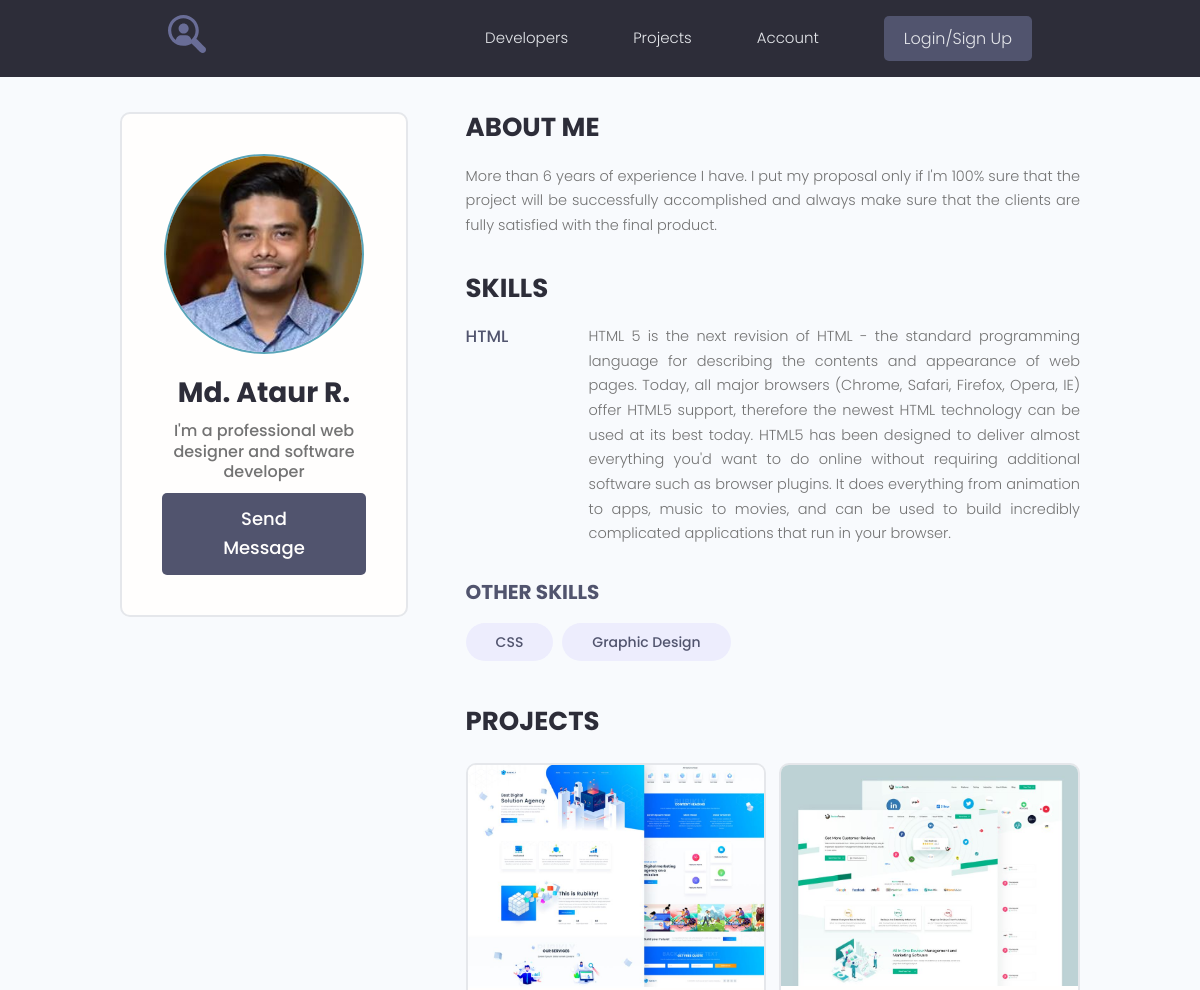
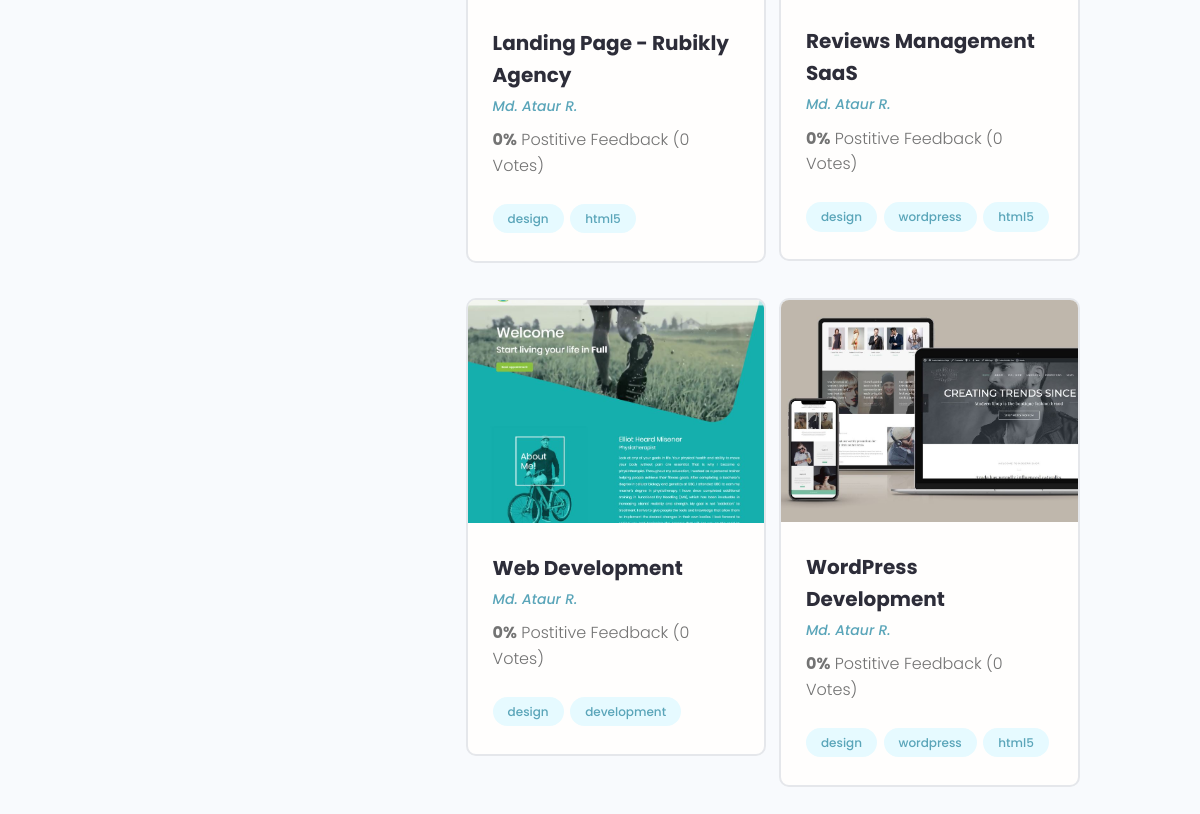
Page /profile/1/ on the earlier database version (2 pictures, top to bottom).
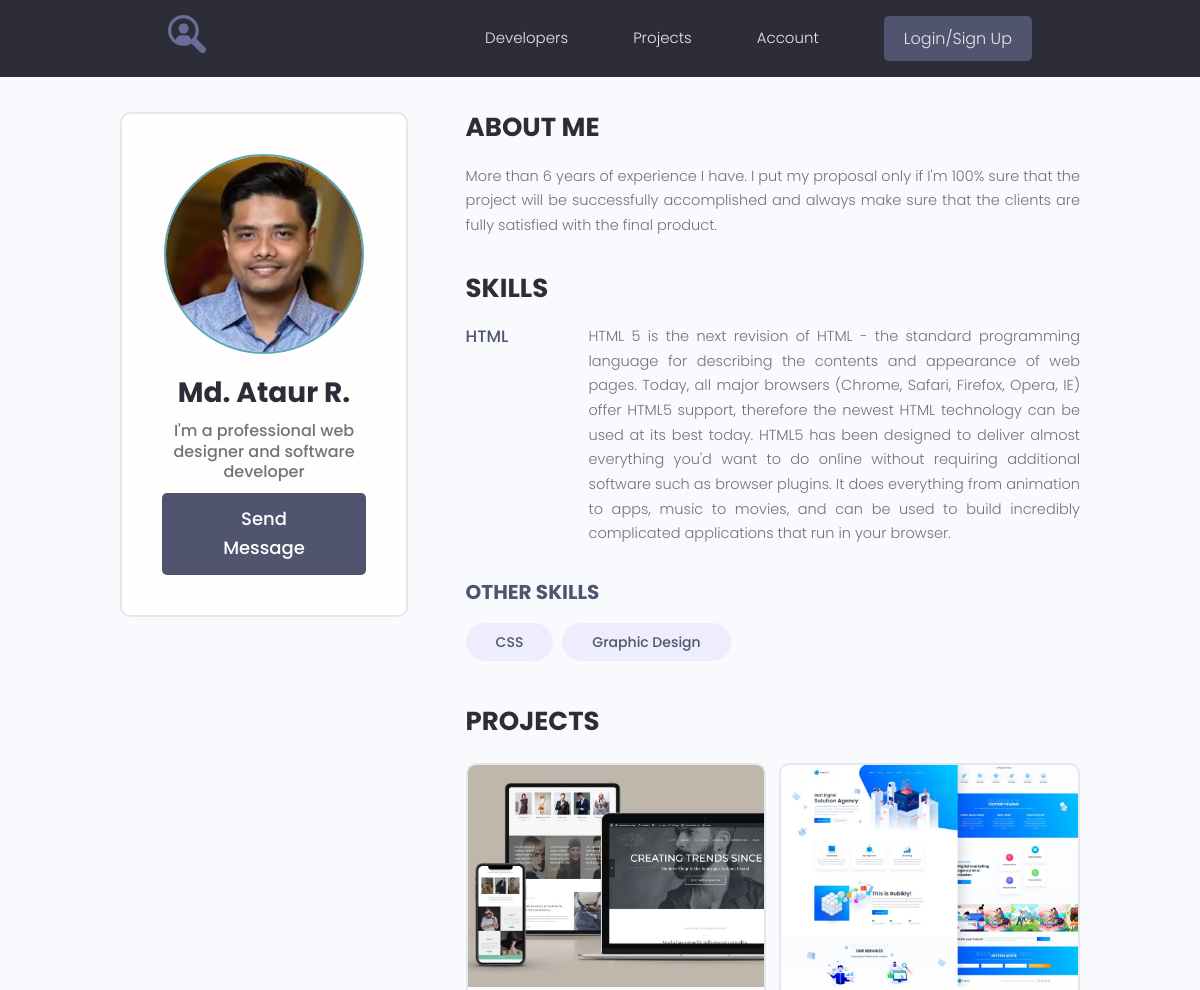
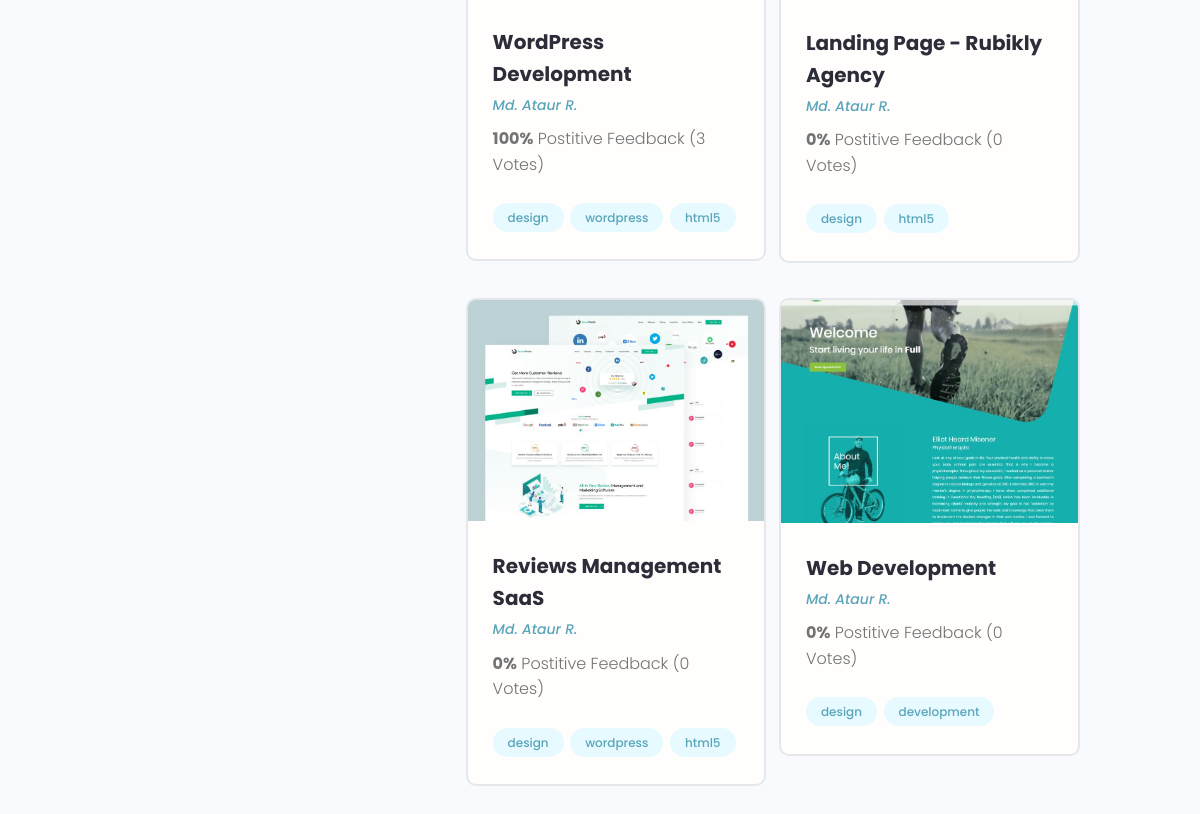
Same page on the later database version (2 pictures, top to bottom).
### users/models.py (models this page shows, shortened)
class Skill(models.Model):
    owner = models.ForeignKey(Profile, on_delete=models.CASCADE, blank=True)
    name = models.CharField(max_length=200, blank=True)
    description = models.TextField(blank=True)
    created = models.DateTimeField(auto_now_add=True)
    def __str__(self):
        return self.name

class Profile(models.Model):
    user = models.OneToOneField(User, on_delete=models.CASCADE, blank=True)
    name = models.CharField(max_length=200, blank=True)
    email = models.EmailField(max_length=200, blank=True)
    username = models.CharField(max_length=200, blank=True)
    short_intro = models.CharField(max_length=200, blank=True)
    bio = models.TextField(blank=True)
    profile_image = models.ImageField(default="profiles/user-default.png", upload_to="profiles/")
    social_github = models.CharField(max_length=200, blank=True)
    social_youtube = models.CharField(max_length=200, blank=True)
    social_website = models.CharField(max_length=200, blank=True)
    created = models.DateTimeField(auto_now_add=True)

### projects/models.py (models this page shows, shortened)
class Project(models.Model):
    owner = models.ForeignKey(Profile, on_delete=models.SET_NULL, blank=True, null=True)
    title = models.CharField(max_length=200)
    description = models.TextField(blank=True)
    featured_image = models.ImageField(blank=True, default="default.jpg", upload_to="projects/%Y/%m/%d/")
    demo_link = models.CharField(max_length=500, blank=True)
    source_link = models.CharField(max_length=500, blank=True)
    tags = models.ManyToManyField('Tag', blank=True)
    vote_total = models.IntegerField(default=0)
    vote_ratio = models.IntegerField(default=0)
    created = models.DateTimeField(auto_now_add=True)
    class Meta:
        ordering = ['-vote_ratio', '-vote_total', 'title']

class Tag(models.Model):
    name = models.CharField(max_length=200)
    created = models.DateTimeField(auto_now_add=True)
    def __str__(self):
        return self.name

### users/views.py (the view)
# urls.py: path('profile/<str:pk>/', views.user_profile, name="user_profile"),
def user_profile(request, pk):
    prof = Profile.objects.get(id=pk)
    top_skills = prof.skill_set.exclude(description__exact="")
    other_skills = prof.skill_set.filter(description="")
    context = {
        "profile": prof,
        "top_skills": top_skills,
        "other_skills": other_skills,
    }
    return render(request, 'users/profile.html', context)

### users/templates/users/profile.html
{% extends 'projects/base.html' %}
{% block content %}
  <main class="profile my-md">
    <div class="container">
      <div class="layout">
        <div class="column column--1of3">
          <div class="card text-center">
            <div class="card__body dev">
              <img class="avatar avatar--xl" src="{{ profile.profile_image.url}}" />
              <h2 class="dev__name">{{ profile.name }}</h2>
              <p class="dev__title">{{ profile.short_intro }}</p>
              <p class="dev__location"</p>
              {% if request.user.profile.id != profile.id %}
              <a href="{% url 'create-message' profile.id %}" class="btn btn--sub btn--lg">Send Message </a>
              {% endif %}
            </div>
          </div>
        </div>
        <div class="column column--2of3">
          <div class="devInfo">
            <h3 class="devInfo__title">About Me</h3>
            <p class="devInfo__about">
              {{ profile.bio }}
            </p>
          </div>
          <div class="devInfo">
            <h3 class="devInfo__title">Skills</h3>
            <div class="devInfo__skills">
              {% for skill in top_skills %}
              <div class="devSkill">
                <h4 class="devSkill__title">{{ skill.name }}</h4>
                <p class="devSkill__info">
                  {{ skill.description }}
                </p>
              </div>
              {% endfor %}
              <h3 class="devInfo__subtitle">Other Skills</h3>
              <div class="devInfo__otherSkills">
                {% for skill in other_skills %}
                <span class="tag tag--pill tag--sub tag--lg">
                  <small>{{ skill }}</small>
                </span>
                {% endfor %}
              </div>
            </div>
          </div>
          <div class="devInfo">
            <h3 class="devInfo__title">Projects</h3>
            <div class="grid grid--two">
              {% for project in profile.project_set.all %}
              <div class="column">
                <div class="card project">
                  <a href="{% url 'project' project.id %}" class="project">
                    <img class="project__thumbnail" src="{{ project.featured_image.url }}" alt="project thumbnail" />
                    <div class="card__body">
                      <h3 class="project__title">{{ project.title }}</h3>
                      <p><a class="project__author" href="{% url 'user_profile' project.owner.id %}">{{ project.owner.name }}</a></p>
                      <p class="project--rating">
                        <span style="font-weight: bold;">{{ project.vote_ratio }}%</span> Postitive
                        Feedback ({{ project.vote_total}} Vote{{ project.vote_total|pluralize:"s" }})
                      </p>
                      <div class="project__tags">
                        {% for tag in project.tags.all %}
                        <span class="tag tag--pill tag--main">
                          <small>{{ tag }}</small>
                        </span>
                        {% endfor %}
                      </div>
                    </div>
                  </a>
                </div>
              </div>
              {% endfor %}
            </div>
          </div>
        </div>
      </div>
    </div>
  </main>
{%  endblock %}

Differences in the rows shown:
changed Project "WordPress Development": vote_ratio "0" → "100"; vote_total "0" → "3"; moves up the list
